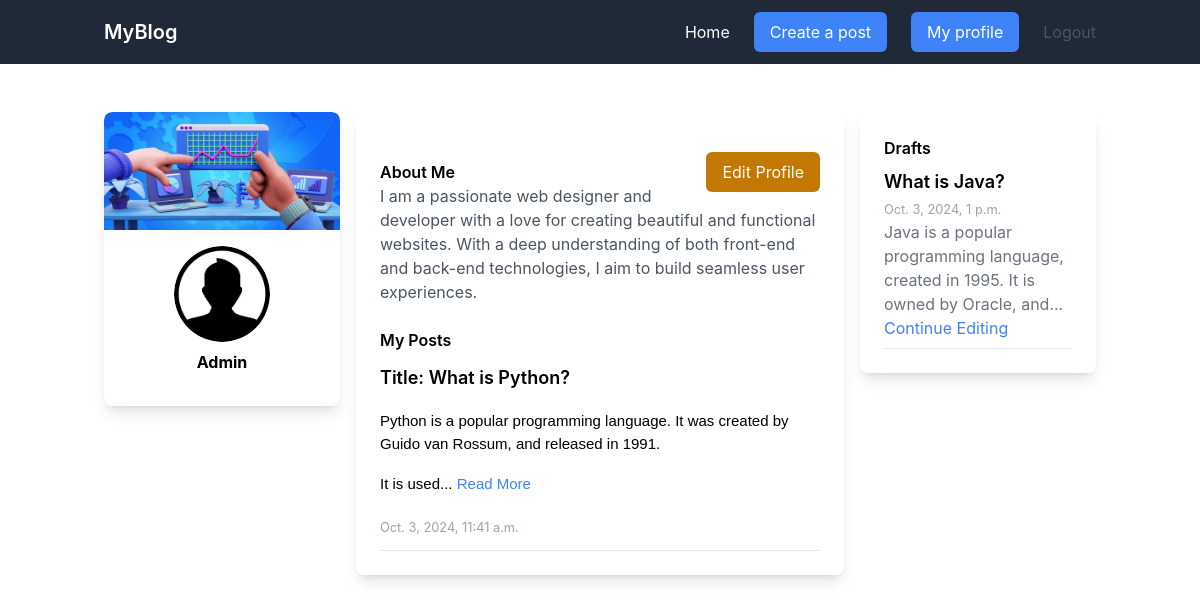
Page /accounts/user-profile/ (signed in) on the committed database.
### auth_users/models.py (models this page shows, shortened)
class Users(AbstractUser):
    profile_pics = models.FileField(upload_to='profile_pics', null=True, blank=True)
    user_bio = models.CharField(max_length = 500 , blank= True)
    class Meta:
        verbose_name = "User Profile"
        verbose_name_plural = "User Profiles"

### blogs/models.py (models this page shows, shortened)
class Blog(models.Model):
    STATUS_CHOICES = (
        ('draft', 'Draft'),
        ('published', 'Published'),
        ('archived', 'Archived')
    )
    blog_Title = models.CharField(max_length=50)
    blog_Desc = models.TextField()
    blog_Status = models.CharField(max_length=15, choices=STATUS_CHOICES)
    slug = models.SlugField(max_length=200, unique=True, blank=True)
    blog_Author = models.ForeignKey(settings.AUTH_USER_MODEL, on_delete=models.CASCADE)
    blog_created_at = models.DateTimeField(auto_now_add=True)
    objects = models.Manager()
    published = BlogPostFilterManger()
    user_post = UserBlogManaer()
    class Meta:
        ordering =['-blog_created_at']
        verbose_name = 'Blog_Post'
        verbose_name_plural = 'Blog Posts'

### auth_users/views.py (the view, shortened to what this page needs)
# urls.py: path('user-profile/',UserProfileView.as_view(),name = 'user_profile' ),
class UserProfileView(TemplateView):
    template_name = 'users/new_profile.html'
    form_class = UserUpdateForm
    def get_context_data(self, **kwargs):
        context = super().get_context_data(**kwargs)
        context['user'] = self.request.user
        context['form'] = self.form_class(instance=self.request.user)
        user = self.request.user
        context['user'] = user
        user_blogs = Blog.user_post.for_user(user)
        context['blogs_post'] = user_blogs.filter(blog_Status='published')
        context['blogs_draft'] = user_blogs.filter(blog_Status='draft')
        return context

### blogs/models.py (called while the page is built)
    def for_user(self,user):
        return super().get_queryset().filter(blog_Author=user)

### blogs/templatetags/html_filters.py (called while the page is built)
@register.filter
def truncate_html_words_builtin(value, num):
    parser = HTMLTruncator(num)
    parser.feed(value)
    return mark_safe(parser.get_truncated_html())

    def handle_starttag(self, tag, attrs):
        if len(self.words) < self.limit:
            self.result.append(self.get_starttag_text())

    def handle_endtag(self, tag):
        if len(self.words) < self.limit:
            self.result.append(f"</{tag}>")

    def handle_data(self, data):
        if len(self.words) < self.limit:
            new_words = data.split()
            remaining = self.limit - len(self.words)
            self.words.extend(new_words[:remaining])
            self.result.append(' '.join(new_words[:remaining]))
            if len(self.words) == self.limit:
                self.result.append('...')

    def get_truncated_html(self):
        return ''.join(self.result)

### template/users/new_profile.html (shortened to what this page needs)
{% load compress %}
{% load html_filters %}
{% load static %}
<!DOCTYPE html>
<html lang="en">
<head>
  {% compress css %}
  <link rel="stylesheet" href="{% static 'src/output.css' %}">
  {% endcompress %}
</head>
<body>
 {% include 'navbar.html'%}
  <div class="container mx-auto px-4 py-8">
    <div class="grid grid-cols-1 md:grid-cols-4 gap-4">
      <div class="md:col-span-1">
        <div class="bg-white rounded-lg shadow-lg overflow-hidden">
          <img class="w-full rounded-t-lg" src="{% static 'media/images/cover_sample.jpg' %}" alt="Cover image">
          <div class="p-4 text-center">
            <img class="w-24 h-24 rounded-full mx-auto" src="{% static 'media/images/default_user.png' %}" alt="User">
            <h3 class="mt-2 font-bold">{{ user }}</h3>
          </div>
        </div>
      </div>
      <div class="md:col-span-2">
        <div class="bg-white p-6 rounded-lg shadow-lg">
          <a id="editProfileBtn" href="javascript:void(0);" class="btn btn-warning bg-yellow-500 hover:bg-yellow-600 text-white py-2 px-4 rounded-md mt-4 float-right">Edit Profile</a>
          <div class="mt-6" id="userInfo">
            <h5 class="font-semibold">About Me</h5>
            <p class="text-gray-600">I am a passionate web designer and developer with a love for creating beautiful and functional websites. With a deep understanding of both front-end and back-end technologies, I aim to build seamless user experiences.</p>
          </div>
          <h5 class="font-semibold mt-6">My Posts</h5>
          <div class="space-y-4">
            {% for post in blogs_post %}
            <div class="border-b border-gray-200 py-3">
              <h6 class="text-lg font-semibold">Title: {{ post.blog_Title }}</h6>
              <p class="text-gray-500">{{ post.blog_Desc | truncate_html_words_builtin:20 }}
                <a href="{% url 'Blogs:blog-detail' slug=post.slug %}" class="text-blue-500 hover:text-blue-600">Read More</a>
              </p>
              <small class="text-gray-400">{{ post.blog_created_at }}</small>
            </div>
            {% endfor %}
          </div>
        </div>
      </div>
      <div class="md:col-span-1">
        <div class="bg-white p-6 rounded-lg shadow-lg">
          <h5 class="font-semibold">Drafts</h5>
          <div class="space-y-4">
            {% for draft in blogs_draft %}
            <div class="border-b border-gray-200 py-2">
              <h6 class="text-lg font-semibold">{{ draft.blog_Title }}</h6>
              <small class="text-gray-400">{{ draft.blog_created_at }}</small>
              <p class="text-gray-500 ">{{ draft.blog_Desc | truncate_html_words_builtin:15 }}
                <a href="{% url 'Blogs:blog-edit' slug=draft.slug %}" class="text-blue-500 hover:text-blue-600 py-2">Continue Editing</a>
              </p>
            </div>
            {% empty %}
            <p class="text-gray-500">No drafts available.</p>
            {% endfor %}
          </div>
        </div>
      </div>
    </div>
  </div>
</body>
</html>

### template/navbar.html (shortened to what this page needs)
<nav class="bg-gray-800 mb-4">
  <div class="container mx-auto px-4">
    <div class="flex items-center justify-between h-16">
      <a href="#" class="text-white font-semibold text-xl">MyBlog</a>
      <div class="hidden md:flex md:items-center md:space-x-6" id="navbarCollapse">
        <ul class="flex items-center space-x-4 text-white">
          <li><a href="{% url 'Blogs:blog-list' %}" class="hover:text-gray-300">Home</a></li>
        </ul>
        {% if user.is_authenticated %}
        <a href="{% url 'Blogs:blog-create' %}" class="btn btn-primary bg-blue-500 hover:bg-blue-600 text-white px-4 py-2 rounded-md">Create a post</a>
        <a href="{% url 'auth_users:user_profile' %}" class="btn btn-primary bg-blue-500 hover:bg-blue-600 text-white px-4 py-2 rounded-md">My profile</a>
        <form action="{% url 'auth_users:logout' %}" method="POST">
          <button type="submit" class="text-gray-600 hover:text-blue-600">Logout</button>
      </form>
        {% else %}
        <a href="{% url 'auth_users:login' %}" class="btn btn-primary bg-blue-500 hover:bg-blue-600 text-white px-4 py-2 rounded-md">Signin</a>
        <a href="{% url 'auth_users:register' %}" class="btn btn-primary bg-blue-500 hover:bg-blue-600 text-white px-4 py-2 rounded-md">Register</a>
        {% endif%}
      </div>
    </div>
  </div>
</nav>

### rows in the picture
Blog: blog_Title "What is Python?", blog_Desc "Python is a popular programming language. It was created by Guido van Rossum, and released in 1991. It is used...", blog_created_at "Oct. 3, 2024, 11:41 a.m."
Blog: blog_Title "What is Java?", blog_created_at "Oct. 3, 2024, 1 p.m.", blog_Desc "Java is a popular programming language, created in 1995. It is owned by Oracle, and..."

### other values in the picture
{{ user }} "Admin"
